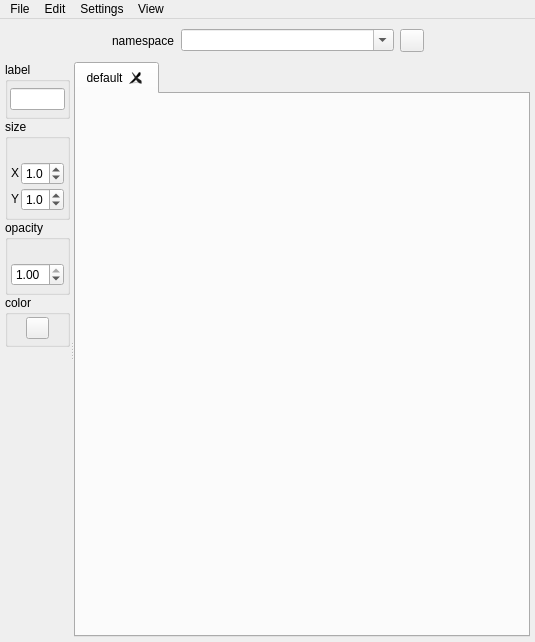
<?xml version="1.0" encoding="UTF-8"?>
<ui version="4.0">
 <class>nuPicker_MainWindow</class>
 <widget class="QMainWindow" name="nuPicker_MainWindow">
  <property name="geometry">
   <rect>
    <x>0</x>
    <y>0</y>
    <width>535</width>
    <height>642</height>
   </rect>
  </property>
  <property name="windowTitle">
   <string>MainWindow</string>
  </property>
  <widget class="QWidget" name="centralwidget">
   <property name="sizePolicy">
    <sizepolicy hsizetype="Expanding" vsizetype="Expanding">
     <horstretch>0</horstretch>
     <verstretch>0</verstretch>
    </sizepolicy>
   </property>
   <layout class="QVBoxLayout" name="verticalLayout_3">
    <property name="spacing">
     <number>5</number>
    </property>
    <property name="leftMargin">
     <number>5</number>
    </property>
    <property name="topMargin">
     <number>5</number>
    </property>
    <property name="rightMargin">
     <number>5</number>
    </property>
    <property name="bottomMargin">
     <number>5</number>
    </property>
    <item>
     <widget class="QWidget" name="header_horizontalWidget" native="true">
      <layout class="QHBoxLayout" name="horizontalLayout_2" stretch="1,1,2,1,1">
       <property name="leftMargin">
        <number>0</number>
       </property>
       <property name="topMargin">
        <number>5</number>
       </property>
       <property name="rightMargin">
        <number>0</number>
       </property>
       <property name="bottomMargin">
        <number>5</number>
       </property>
       <item>
        <spacer name="headerLFT_horizontalSpacer">
         <property name="orientation">
          <enum>Qt::Horizontal</enum>
         </property>
         <property name="sizeType">
          <enum>QSizePolicy::Expanding</enum>
         </property>
         <property name="sizeHint" stdset="0">
          <size>
           <width>40</width>
           <height>20</height>
          </size>
         </property>
        </spacer>
       </item>
       <item>
        <widget class="QLabel" name="namespace_label">
         <property name="sizePolicy">
          <sizepolicy hsizetype="Fixed" vsizetype="Preferred">
           <horstretch>0</horstretch>
           <verstretch>0</verstretch>
          </sizepolicy>
         </property>
         <property name="text">
          <string>namespace</string>
         </property>
        </widget>
       </item>
       <item>
        <widget class="QComboBox" name="namespace_comboBox">
         <property name="sizePolicy">
          <sizepolicy hsizetype="Expanding" vsizetype="Fixed">
           <horstretch>0</horstretch>
           <verstretch>0</verstretch>
          </sizepolicy>
         </property>
         <property name="editable">
          <bool>true</bool>
         </property>
         <property name="frame">
          <bool>true</bool>
         </property>
        </widget>
       </item>
       <item>
        <widget class="QToolButton" name="refresh_toolButton">
         <property name="text">
          <string/>
         </property>
        </widget>
       </item>
       <item>
        <spacer name="headerRGT_horizontalSpacer">
         <property name="orientation">
          <enum>Qt::Horizontal</enum>
         </property>
         <property name="sizeType">
          <enum>QSizePolicy::Expanding</enum>
         </property>
         <property name="sizeHint" stdset="0">
          <size>
           <width>40</width>
           <height>20</height>
          </size>
         </property>
        </spacer>
       </item>
      </layout>
     </widget>
    </item>
    <item>
     <widget class="QSplitter" name="main_splitter">
      <property name="sizePolicy">
       <sizepolicy hsizetype="Expanding" vsizetype="Expanding">
        <horstretch>0</horstretch>
        <verstretch>0</verstretch>
       </sizepolicy>
      </property>
      <property name="frameShape">
       <enum>QFrame::NoFrame</enum>
      </property>
      <property name="orientation">
       <enum>Qt::Horizontal</enum>
      </property>
      <widget class="QWidget" name="tools_verticalWidget" native="true">
       <property name="sizePolicy">
        <sizepolicy hsizetype="Preferred" vsizetype="Preferred">
         <horstretch>0</horstretch>
         <verstretch>0</verstretch>
        </sizepolicy>
       </property>
       <property name="maximumSize">
        <size>
         <width>65</width>
         <height>16777215</height>
        </size>
       </property>
       <layout class="QVBoxLayout" name="verticalLayout_2" stretch="1,1,1,1,1">
        <property name="spacing">
         <number>0</number>
        </property>
        <property name="leftMargin">
         <number>0</number>
        </property>
        <property name="topMargin">
         <number>0</number>
        </property>
        <property name="rightMargin">
         <number>0</number>
        </property>
        <property name="bottomMargin">
         <number>0</number>
        </property>
        <item>
         <widget class="QGroupBox" name="label_groupBox">
          <property name="sizePolicy">
           <sizepolicy hsizetype="Preferred" vsizetype="Fixed">
            <horstretch>0</horstretch>
            <verstretch>0</verstretch>
           </sizepolicy>
          </property>
          <property name="title">
           <string>label</string>
          </property>
          <layout class="QVBoxLayout" name="verticalLayout">
           <property name="spacing">
            <number>5</number>
           </property>
           <property name="leftMargin">
            <number>2</number>
           </property>
           <property name="topMargin">
            <number>6</number>
           </property>
           <property name="rightMargin">
            <number>2</number>
           </property>
           <property name="bottomMargin">
            <number>6</number>
           </property>
           <item>
            <widget class="QLineEdit" name="label_lineEdit">
             <property name="sizePolicy">
              <sizepolicy hsizetype="Expanding" vsizetype="Fixed">
               <horstretch>0</horstretch>
               <verstretch>0</verstretch>
              </sizepolicy>
             </property>
            </widget>
           </item>
          </layout>
         </widget>
        </item>
        <item>
         <widget class="QGroupBox" name="size_groupBox">
          <property name="sizePolicy">
           <sizepolicy hsizetype="Preferred" vsizetype="Fixed">
            <horstretch>0</horstretch>
            <verstretch>0</verstretch>
           </sizepolicy>
          </property>
          <property name="title">
           <string>size</string>
          </property>
          <layout class="QVBoxLayout" name="verticalLayout_4">
           <property name="spacing">
            <number>3</number>
           </property>
           <property name="leftMargin">
            <number>3</number>
           </property>
           <property name="topMargin">
            <number>6</number>
           </property>
           <property name="rightMargin">
            <number>3</number>
           </property>
           <property name="bottomMargin">
            <number>6</number>
           </property>
           <item>
            <widget class="QLabel" name="scale_label">
             <property name="text">
              <string/>
             </property>
            </widget>
           </item>
           <item>
            <layout class="QHBoxLayout" name="xSize_horizontalLayout">
             <property name="spacing">
              <number>2</number>
             </property>
             <item>
              <widget class="QLabel" name="x_label">
               <property name="sizePolicy">
                <sizepolicy hsizetype="Preferred" vsizetype="Fixed">
                 <horstretch>0</horstretch>
                 <verstretch>0</verstretch>
                </sizepolicy>
               </property>
               <property name="text">
                <string>X</string>
               </property>
              </widget>
             </item>
             <item>
              <widget class="QDoubleSpinBox" name="sizeX_doubleSpinBox">
               <property name="sizePolicy">
                <sizepolicy hsizetype="Minimum" vsizetype="Fixed">
                 <horstretch>0</horstretch>
                 <verstretch>0</verstretch>
                </sizepolicy>
               </property>
               <property name="locale">
                <locale language="English" country="UnitedStates"/>
               </property>
               <property name="wrapping">
                <bool>false</bool>
               </property>
               <property name="frame">
                <bool>true</bool>
               </property>
               <property name="buttonSymbols">
                <enum>QAbstractSpinBox::UpDownArrows</enum>
               </property>
               <property name="decimals">
                <number>1</number>
               </property>
               <property name="minimum">
                <double>0.100000000000000</double>
               </property>
               <property name="maximum">
                <double>10.000000000000000</double>
               </property>
               <property name="singleStep">
                <double>0.100000000000000</double>
               </property>
               <property name="value">
                <double>1.000000000000000</double>
               </property>
              </widget>
             </item>
            </layout>
           </item>
           <item>
            <layout class="QHBoxLayout" name="ySize_horizontalLayout">
             <property name="spacing">
              <number>2</number>
             </property>
             <item>
              <widget class="QLabel" name="y_label">
               <property name="sizePolicy">
                <sizepolicy hsizetype="Preferred" vsizetype="Fixed">
                 <horstretch>0</horstretch>
                 <verstretch>0</verstretch>
                </sizepolicy>
               </property>
               <property name="text">
                <string>Y</string>
               </property>
              </widget>
             </item>
             <item>
              <widget class="QDoubleSpinBox" name="sizeY_doubleSpinBox">
               <property name="sizePolicy">
                <sizepolicy hsizetype="Minimum" vsizetype="Fixed">
                 <horstretch>0</horstretch>
                 <verstretch>0</verstretch>
                </sizepolicy>
               </property>
               <property name="locale">
                <locale language="English" country="UnitedStates"/>
               </property>
               <property name="frame">
                <bool>true</bool>
               </property>
               <property name="buttonSymbols">
                <enum>QAbstractSpinBox::UpDownArrows</enum>
               </property>
               <property name="decimals">
                <number>1</number>
               </property>
               <property name="minimum">
                <double>0.100000000000000</double>
               </property>
               <property name="maximum">
                <double>10.000000000000000</double>
               </property>
               <property name="singleStep">
                <double>0.100000000000000</double>
               </property>
               <property name="value">
                <double>1.000000000000000</double>
               </property>
              </widget>
             </item>
            </layout>
           </item>
          </layout>
         </widget>
        </item>
        <item>
         <widget class="QGroupBox" name="opacity_groupBox">
          <property name="sizePolicy">
           <sizepolicy hsizetype="Preferred" vsizetype="Fixed">
            <horstretch>0</horstretch>
            <verstretch>0</verstretch>
           </sizepolicy>
          </property>
          <property name="title">
           <string>opacity</string>
          </property>
          <layout class="QVBoxLayout" name="verticalLayout_5">
           <property name="spacing">
            <number>3</number>
           </property>
           <property name="leftMargin">
            <number>3</number>
           </property>
           <property name="topMargin">
            <number>6</number>
           </property>
           <property name="rightMargin">
            <number>3</number>
           </property>
           <property name="bottomMargin">
            <number>6</number>
           </property>
           <item>
            <widget class="QLabel" name="opacity_label">
             <property name="text">
              <string/>
             </property>
            </widget>
           </item>
           <item>
            <widget class="QDoubleSpinBox" name="opacity_doubleSpinBox">
             <property name="sizePolicy">
              <sizepolicy hsizetype="Minimum" vsizetype="Fixed">
               <horstretch>0</horstretch>
               <verstretch>0</verstretch>
              </sizepolicy>
             </property>
             <property name="locale">
              <locale language="English" country="UnitedStates"/>
             </property>
             <property name="maximum">
              <double>1.000000000000000</double>
             </property>
             <property name="singleStep">
              <double>0.100000000000000</double>
             </property>
             <property name="value">
              <double>1.000000000000000</double>
             </property>
            </widget>
           </item>
          </layout>
         </widget>
        </item>
        <item>
         <widget class="QGroupBox" name="color_groupBox">
          <property name="sizePolicy">
           <sizepolicy hsizetype="Preferred" vsizetype="Fixed">
            <horstretch>0</horstretch>
            <verstretch>0</verstretch>
           </sizepolicy>
          </property>
          <property name="title">
           <string>color</string>
          </property>
          <layout class="QVBoxLayout" name="verticalLayout_6">
           <property name="leftMargin">
            <number>18</number>
           </property>
           <property name="topMargin">
            <number>2</number>
           </property>
           <property name="rightMargin">
            <number>18</number>
           </property>
           <property name="bottomMargin">
            <number>5</number>
           </property>
           <item>
            <widget class="QPushButton" name="color_pushButton">
             <property name="sizePolicy">
              <sizepolicy hsizetype="Expanding" vsizetype="Maximum">
               <horstretch>0</horstretch>
               <verstretch>0</verstretch>
              </sizepolicy>
             </property>
             <property name="mouseTracking">
              <bool>false</bool>
             </property>
             <property name="toolTip">
              <string>Hold to use this color</string>
             </property>
             <property name="text">
              <string/>
             </property>
             <property name="checkable">
              <bool>false</bool>
             </property>
             <property name="flat">
              <bool>false</bool>
             </property>
            </widget>
           </item>
          </layout>
         </widget>
        </item>
        <item>
         <spacer name="verticalSpacer_2">
          <property name="orientation">
           <enum>Qt::Vertical</enum>
          </property>
          <property name="sizeHint" stdset="0">
           <size>
            <width>20</width>
            <height>40</height>
           </size>
          </property>
         </spacer>
        </item>
       </layout>
      </widget>
      <widget class="QWidget" name="verticalLayoutWidget">
       <layout class="QVBoxLayout" name="main_verticalLayout" stretch="0">
        <property name="spacing">
         <number>0</number>
        </property>
        <item>
         <widget class="QTabWidget" name="main_tabWidget">
          <property name="cursor">
           <cursorShape>ArrowCursor</cursorShape>
          </property>
          <property name="mouseTracking">
           <bool>false</bool>
          </property>
          <property name="tabPosition">
           <enum>QTabWidget::North</enum>
          </property>
          <property name="tabShape">
           <enum>QTabWidget::Rounded</enum>
          </property>
          <property name="currentIndex">
           <number>0</number>
          </property>
          <property name="usesScrollButtons">
           <bool>true</bool>
          </property>
          <property name="documentMode">
           <bool>false</bool>
          </property>
          <property name="tabsClosable">
           <bool>true</bool>
          </property>
          <property name="movable">
           <bool>true</bool>
          </property>
          <widget class="QWidget" name="default_tab">
           <attribute name="title">
            <string>default</string>
           </attribute>
          </widget>
         </widget>
        </item>
       </layout>
      </widget>
     </widget>
    </item>
   </layout>
  </widget>
  <widget class="QMenuBar" name="menubar">
   <property name="geometry">
    <rect>
     <x>0</x>
     <y>0</y>
     <width>535</width>
     <height>21</height>
    </rect>
   </property>
   <widget class="QMenu" name="file_menu">
    <property name="title">
     <string>File</string>
    </property>
    <addaction name="open_action"/>
    <addaction name="save_action"/>
    <addaction name="saveAs_action"/>
    <addaction name="setDirectory_action"/>
    <addaction name="separator"/>
    <addaction name="quit_action"/>
   </widget>
   <widget class="QMenu" name="edit_menu">
    <property name="title">
     <string>Edit</string>
    </property>
    <widget class="QMenu" name="setBackground_menu">
     <property name="title">
      <string>Set background...</string>
     </property>
     <addaction name="browseBackground_action"/>
     <addaction name="setDefaultBackground_action"/>
    </widget>
    <addaction name="undo_action"/>
    <addaction name="redo_action"/>
    <addaction name="separator"/>
    <addaction name="newButton_action"/>
    <addaction name="newCmdButton_action"/>
    <addaction name="deleteButton_action"/>
    <addaction name="separator"/>
    <addaction name="alignLeft_action"/>
    <addaction name="alignRight_action"/>
    <addaction name="alignTop_action"/>
    <addaction name="alignBottom_action"/>
    <addaction name="separator"/>
    <addaction name="moveLeft_action"/>
    <addaction name="moveRight_action"/>
    <addaction name="moveUp_action"/>
    <addaction name="moveDown_action"/>
    <addaction name="separator"/>
    <addaction name="newTab_action"/>
    <addaction name="setBackground_menu"/>
   </widget>
   <widget class="QMenu" name="menuWindow">
    <property name="title">
     <string>View</string>
    </property>
    <addaction name="frameSelected_action"/>
   </widget>
   <widget class="QMenu" name="menuSettings">
    <property name="title">
     <string>Settings</string>
    </property>
    <addaction name="constrainProportions_aciton"/>
    <addaction name="enableScrollRoll_action"/>
   </widget>
   <addaction name="file_menu"/>
   <addaction name="edit_menu"/>
   <addaction name="menuSettings"/>
   <addaction name="menuWindow"/>
  </widget>
  <action name="open_action">
   <property name="text">
    <string>Open</string>
   </property>
   <property name="shortcut">
    <string>Ctrl+O</string>
   </property>
  </action>
  <action name="save_action">
   <property name="text">
    <string>Save</string>
   </property>
   <property name="shortcut">
    <string>Ctrl+S</string>
   </property>
  </action>
  <action name="saveAs_action">
   <property name="text">
    <string>Save as...</string>
   </property>
   <property name="shortcut">
    <string>Ctrl+Shift+S</string>
   </property>
   <property name="shortcutContext">
    <enum>Qt::WindowShortcut</enum>
   </property>
  </action>
  <action name="newTab_action">
   <property name="enabled">
    <bool>true</bool>
   </property>
   <property name="text">
    <string>New tab</string>
   </property>
   <property name="shortcut">
    <string>Ctrl+N</string>
   </property>
  </action>
  <action name="quit_action">
   <property name="text">
    <string>Quit</string>
   </property>
  </action>
  <action name="toLeft_action">
   <property name="text">
    <string>To left</string>
   </property>
  </action>
  <action name="toRight_action">
   <property name="text">
    <string>To Right</string>
   </property>
  </action>
  <action name="constrainProportions_aciton">
   <property name="checkable">
    <bool>true</bool>
   </property>
   <property name="checked">
    <bool>true</bool>
   </property>
   <property name="text">
    <string>Constrain proportions</string>
   </property>
  </action>
  <action name="enableScrollRoll_action">
   <property name="checkable">
    <bool>true</bool>
   </property>
   <property name="text">
    <string>Enable scroll roll</string>
   </property>
  </action>
  <action name="frameSelected_action">
   <property name="text">
    <string>Frame selected</string>
   </property>
   <property name="shortcut">
    <string>F</string>
   </property>
  </action>
  <action name="undo_action">
   <property name="text">
    <string>Undo</string>
   </property>
   <property name="shortcut">
    <string>Ctrl+Z</string>
   </property>
  </action>
  <action name="redo_action">
   <property name="text">
    <string>Redo</string>
   </property>
   <property name="shortcut">
    <string>Shift+Z</string>
   </property>
  </action>
  <action name="browseBackground_action">
   <property name="text">
    <string>Browse...</string>
   </property>
  </action>
  <action name="setDefaultBackground_action">
   <property name="text">
    <string>Set to default</string>
   </property>
  </action>
  <action name="newButton_action">
   <property name="text">
    <string>New button</string>
   </property>
   <property name="shortcut">
    <string>Ctrl+G</string>
   </property>
  </action>
  <action name="deleteButton_action">
   <property name="text">
    <string>Delete button</string>
   </property>
   <property name="shortcut">
    <string>Backspace</string>
   </property>
  </action>
  <action name="setDirectory_action">
   <property name="text">
    <string>Set directory...</string>
   </property>
  </action>
  <action name="newCmdButton_action">
   <property name="text">
    <string>New cmd button</string>
   </property>
   <property name="shortcut">
    <string>Ctrl+Shift+G</string>
   </property>
  </action>
  <action name="alignLeft_action">
   <property name="text">
    <string>Align left</string>
   </property>
   <property name="shortcut">
    <string>Ctrl+Shift+Left</string>
   </property>
  </action>
  <action name="alignTop_action">
   <property name="text">
    <string>Align top</string>
   </property>
   <property name="shortcut">
    <string>Ctrl+Shift+Up</string>
   </property>
  </action>
  <action name="alignRight_action">
   <property name="text">
    <string>Align right</string>
   </property>
   <property name="shortcut">
    <string>Ctrl+Shift+Right</string>
   </property>
  </action>
  <action name="alignBottom_action">
   <property name="text">
    <string>Align bottom</string>
   </property>
   <property name="shortcut">
    <string>Ctrl+Shift+Down</string>
   </property>
  </action>
  <action name="moveLeft_action">
   <property name="text">
    <string>Move left</string>
   </property>
   <property name="shortcut">
    <string>Ctrl+Left</string>
   </property>
  </action>
  <action name="moveRight_action">
   <property name="text">
    <string>Move right</string>
   </property>
   <property name="shortcut">
    <string>Ctrl+Right</string>
   </property>
  </action>
  <action name="moveUp_action">
   <property name="text">
    <string>Move up</string>
   </property>
   <property name="shortcut">
    <string>Ctrl+Up</string>
   </property>
  </action>
  <action name="moveDown_action">
   <property name="text">
    <string>Move down</string>
   </property>
   <property name="shortcut">
    <string>Ctrl+Down</string>
   </property>
  </action>
 </widget>
 <resources/>
 <connections/>
</ui>
